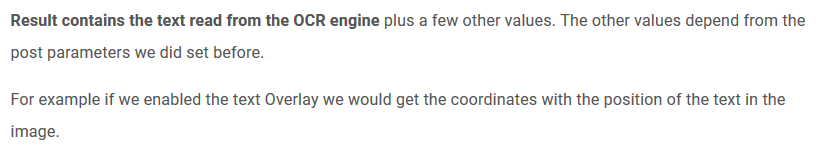
#> input picture screenshot.png, 836 x 148 px
$ python app.py
#> lines starting #> are read from the running program, lines starting #| are printed output that depends on the picture
import io
import json
import cv2
import numpy as np
import requests

img = cv2.imread("screenshot.png")
#> img is the input picture: shape (148, 836, 3); mean B, G, R 245.4, 245.4, 245.4
height, width, _ = img.shape
#> height = 148; width = 836
roi = img[0: height, 400: width]
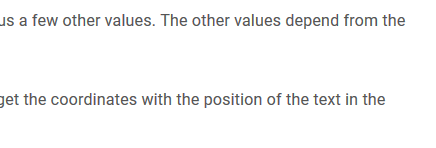
#> roi: shape (148, 436, 3); mean B, G, R 247.9, 247.9, 247.9

url_api = "https://api.ocr.space/parse/image"
_, compressedimage = cv2.imencode(".png", roi, [1, 90])
#> compressedimage = 17185 values, max 255 at index 458, min 0 at index 8, mean 127.8
file_bytes = io.BytesIO(compressedimage)

#> (the run stopped early here; a loop or call above may not have finished)
